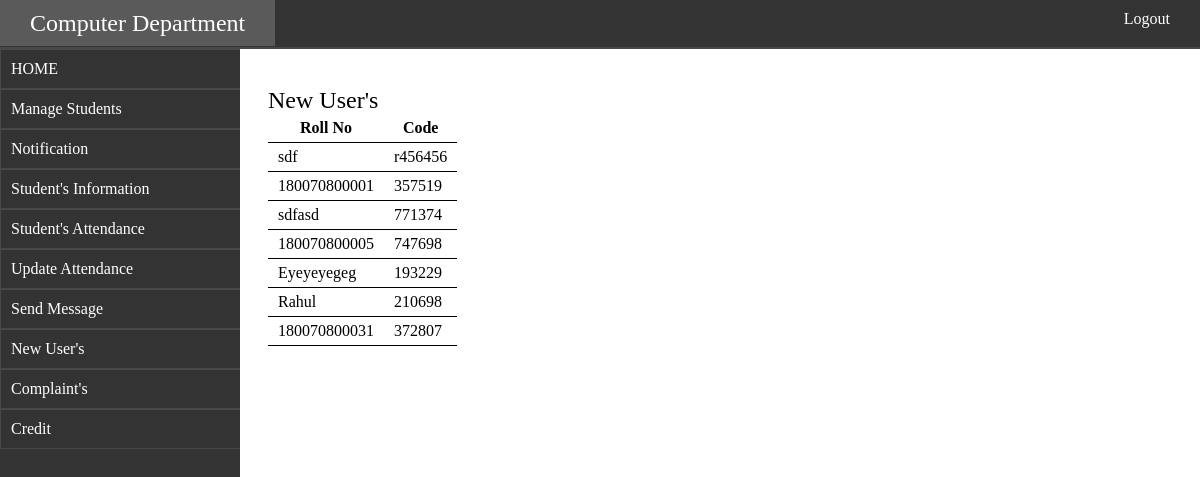
The page /ADMIN/newuser.php on the database its author committed.
### tables this page shows
CREATE TABLE `users` (
  `id` int(11) NOT NULL,
  `rollno` text NOT NULL,
  `password` text NOT NULL,
  `status` text NOT NULL,
  `code` text NOT NULL
);

### ADMIN/newuser.php (the view, shortened to what this page needs)
<?php include("../database/db.php"); ?><html>
<head>
</head>
<body>
   <?php include("layout/headerorsidebar.php"); ?>
        <div id="rightbar"><br/><h2>New User's</h2>
            <table>
                <tr><th style="font-weight:bold;font-size:16px;">Roll No</th><th style="font-weight:bold;font-size:16px;">Code</th></tr>
                <?php
            $query = mysqli_query($con,"select * from users where status='pending'");
            while($select = mysqli_fetch_array($query)){
            $rollno = $select['rollno'];
            $code = $select['code'];
            echo " <tr><td style='font-size:16px;'>$rollno</td><td style='font-size:16px;font-size:16px;'>$code</td></tr>";
            }
            ?>
            </table>
        </div>
    </div>
</body>
</html>

### database/db.php (style rules this page uses)
* { font-family: raleway !important;font-weight: bold; }

### ADMIN/layout/headerorsidebar.php (style rules this page uses)
* { transition: 0.2s; margin:0;padding:0;font-family:lato ;font-weight: normal; }
#rightbar { overflow: auto;text-align: left; float: right; padding: 20px 20px;height: 90%;width:76%; }
table, th, td { border-bottom: 1px solid black; border-collapse: collapse;padding: 5px 10px; }
th { font-weight: bold; }

### rows shown on the page
users: rollno "sdf", code "r456456"
users: rollno "180070800001", code "357519"
users: rollno "sdfasd", code "771374"
users: rollno "180070800005", code "747698"
users: rollno "Eyeyeyegeg", code "193229"
users: rollno "Rahul", code "210698"
users: rollno "180070800031", code "372807"
